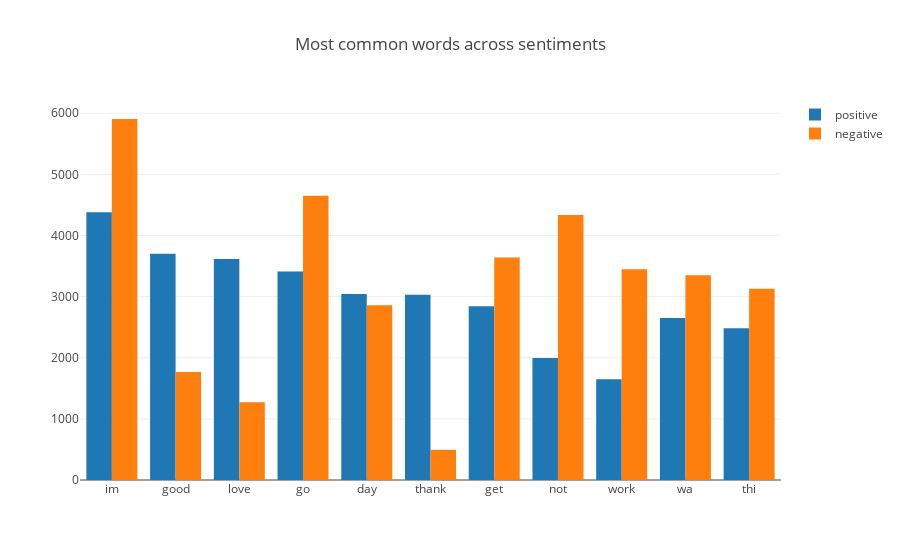

Notebook code cell kept with this figure:
### Code cell
grouped = bow.groupby(["label"]).sum()
words_to_visualize = []
sentiments = ["positive","negative","neutral"]
#get the most 7 common words for every sentiment
for sentiment in sentiments:
    if sentiment not in grouped.index:
        continue
    words = grouped.loc[sentiment,:]
    words.sort_values(inplace=True,ascending=False)
    for w in words.index[:7]:
        if w not in words_to_visualize:
            words_to_visualize.append(w)
            
            
#visualize it
plot_data = []
for sentiment in sentiments:
    if sentiment not in grouped.index:
        continue
    plot_data.append(graph_objs.Bar(
            x = [w.split("_")[0] for w in words_to_visualize],
            y = [grouped.loc[sentiment,w] for w in words_to_visualize],
            name = sentiment
    ))

plotly.offline.iplot({
        "data":plot_data,
        "layout":graph_objs.Layout(title="Most common words across sentiments")
    })

### Figure 1 — Plotly figure (JSON) as saved in the notebook; plotly's stock layout.template omitted (floating-point values rounded to 4 significant figures)
{"data": [{"name": "positive", "type": "bar", "uid": "418f5566-95f1-445a-8c8a-167026f7d6e0", "x": ["im", "good", "love", "go", "day", "thank", "get", "not", "work", "wa", "thi"], "y": [4380, 3701, 3615, 3413, 3043, 3029, 2843, 1995, 1649, 2649, 2484]}, {"name": "negative", "type": "bar", "uid": "aca1794c-f09c-49bd-9be9-f1d4aea1fcb5", "x": ["im", "good", "love", "go", "day", "thank", "get", "not", "work", "wa", "thi"], "y": [5906, 1765, 1270, 4650, 2859, 493, 3641, 4335, 3446, 3348, 3129]}], "layout": {"title": "Most common words across sentiments"}}
